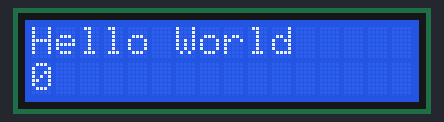
This sketch was run on a simulated Arduino Uno, built with avr-gcc and run on an emulated ATmega328P. Shown: 16×2 character LCD.

Above: at 0.1 s.
At 4.1 s:
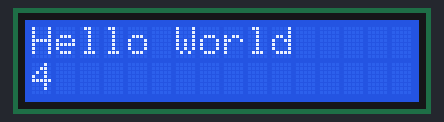
At 9.1 s:
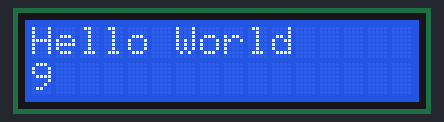
At 19.1 s:
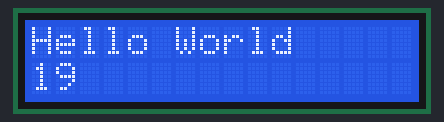
At 29.1 s:
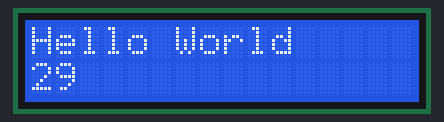
At 39.1 s:
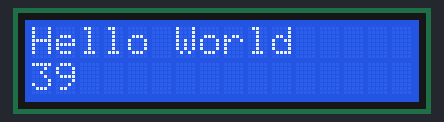

Measured:
- what the display in image 1 shows lasts 1.0 s, from 4.0 s to 5.0 s

The sketch:

Lcd_Example.ino
```cpp
#include <LiquidCrystal.h>
const int numRows = 2;
const int numColumns = 16;

LiquidCrystal LCD(12, 11, 5,4,3,2);

void setup () {
  LCD.begin(numColumns, numRows);
  LCD.print("Hello World");
}

void loop() {
  LCD.setCursor(0,1);
  LCD.print(millis()/1000);
}
```
